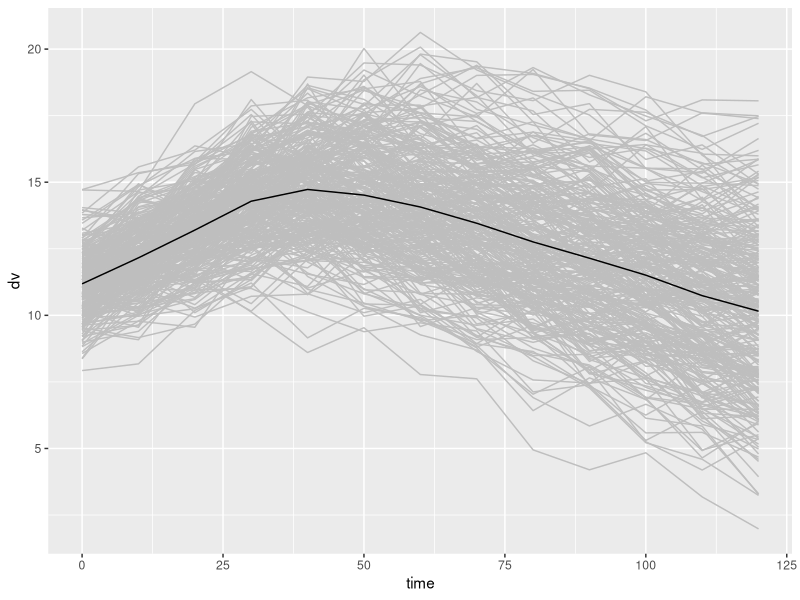
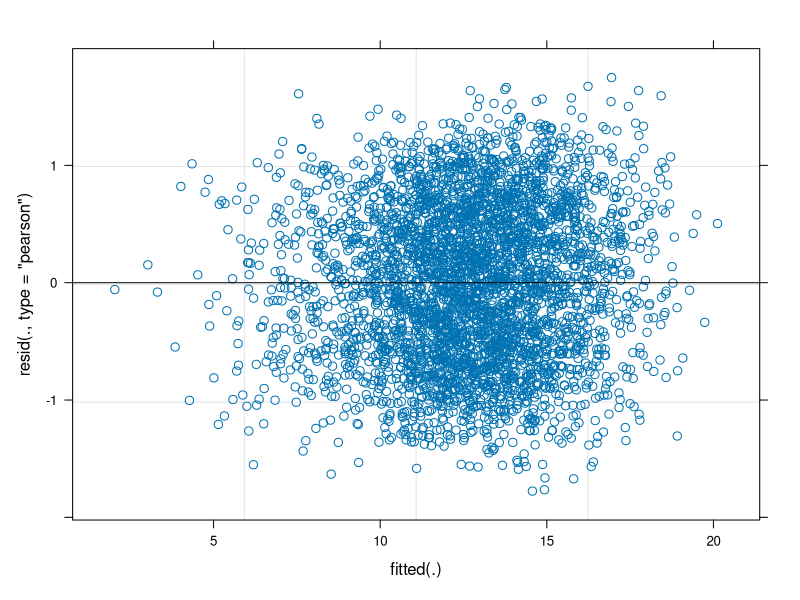

Write R code to recreate these figures, in order.
################################################################################
# Piecewise HLM demo
# 
# This outlines a piecewise hierarchical linear model, with one increase slope,
# one decrease slope, and a single level 2 predictor. This data is entirely
# simulated, is not representative of anything and is only for illustration
# purposes. Briefly, data should be in long format, with intercepts representing
# peaks. Increase and decrease slopes are level 1 predictors, with individual
# observations nested within subjects. Increase/decrease predictors should
# be included as random slopes whenever there is significant between-subjects
# variation. anova() likelihood ratio testing should be used to determine
# differences in level 2 residuals. lmerTest uses satterwaith df adjustemnts
# by default. 
#
# I highly recommend reading the documentation for lme4:
# https://cran.r-project.org/web/packages/lme4/lme4.pdf
# 
# This is only a basic demo. This sort of model may not be appropriate in 
# all situations. Consult with a statistician regarding specific hypothesis
# testing and how to best set up an analytic plan for your needs. 
# Be sure your data meet all assumptions required for HLM.
################################################################################

# Make some simulated/fake data

## Make varying baselines, slopes, peaks, and add noise
## Add influence of fake_predictor (fp)
make_curve = function(fpv=0){
  # Random Peak
  peak_time = sample(c(30,40,50,60),
                1,
                replace=TRUE,
                prob = c(.3,.4,.2,.1))
  # Random baseline
  b = rnorm(1,10,1)
  # Random increase
  a_inc = runif(1,.05,.15)
  x_inc = seq(0,peak_time,10)
  
  # Random decrease
  a_dec = runif(1,-.1,-.025)
  x_dec = seq(10,(13-length(x_inc))*10,10)
  peak = b+max(x_inc)*a_inc
  
  # Add influence of fake predictor
  a_inc = a_inc + fpv
  a_dec = a_dec - fpv
  
  # Make the curve
  curve = c(b+x_inc*a_inc,
            peak+x_dec*a_dec)
  
  # Add noise
  curve = curve + runif(13,0,2.5)
  
  # Return curve and peak_time
  list(curve=curve,peak=peak_time)
}


## Make dataset with ID, time, time_c, increase, decrease, fake predictor, dv
### Make fake predictor mean coefficient
fpc = .01 # fake predictor coefficient
fpc_sd = .001 # fake predictor sd
fake_data = data.frame()
# Make 300 fake observations
for(subject in 1:300){
  fp = rnorm(1,0,1) # Fake predictor value (z-score)
  loop_fpv = rnorm(1,fpc,fpc_sd)*fp # Add noise to fake predictor
  loop_curve = make_curve(loop_fpv) # Get curve and peak time values
  
  # Get time vars
  time=seq(0,120,10)
  time_c = time-loop_curve$peak # peak-centered time
  increase = ifelse(time_c<0,time_c,0)
  decrease = ifelse(time_c>0,time_c,0)
  
  fake_data = rbind(fake_data,
                    data.frame(id=rep(subject,13),
                               time=time,
                               time_c = time_c,
                               increase = increase,
                               decrease = decrease,
                               fp = rep(fp,13),
                               dv = loop_curve$curve
                               )
                    )
}

# Look at fake data
head(fake_data,39)

# NOTE: time_c (peak-centered time) is 0 when increase and decrease are both 0. 
# This represents the peak/intercept.
# NOTE: increase is 0 during decrease, and decrease is 0 during increase
# DATA MUST BE ORGANIZED IN THIS MANNER FOR THIS TYPE OF MODEL TO WORK

# Look at curves, note different peaks and slopes
library(ggplot2)
ggplot(fake_data,aes(time,dv,color=factor(id))) +
  geom_line() + 
  scale_color_manual(values=rep('gray',300)) +
  theme(legend.position = 'none') + 
  stat_summary(fun.y=mean, geom="line", colour="black")

# NOTE: With time scaled as it is now, sometimes the model will not converge.
# In order to avoid that (and make it run faster), I will rescale
# increase and decrease variables 1/10--i.e., units will represent 10 minute
# intervals instead of 1 minute intervals. If model doesn't fail to converge, 
# you don't need to rescale (though rescaling will make it run faster)
# If you do rescale, remember that will change interpretation of coefficients.
# Example of rescale: decrease_rs and increase_rs represent 10 min intervals
fake_data$decrease_rs = fake_data$decrease/10
fake_data$increase_rs = fake_data$increase/10

# Make a piecewise growth model with increase and decrease:
library(lme4)
library(lmerTest)

# No random slopes:
m0 = lmer(dv ~ increase_rs + decrease_rs
          + (1|id),
          data=fake_data)
summary(m0)

# Check if slopes vary by ID
m1 = lmer(dv ~ increase_rs + decrease_rs
          + (increase_rs + decrease_rs|id),
          data=fake_data)
summary(m1)
anova(m0,m1) # Significant likelihood ratio test, keep random slopes.

# Now run model with fake predictor, level 1
m2 = lmer(dv ~ (increase_rs + decrease_rs)+fp
          + (increase_rs + decrease_rs|id),
          data=fake_data)
summary(m2)
anova(m1,m2) # Fake predictor alone does not predict dv

# Now test fp X increaese and fp X decrease interactions simultaneously
m3 = lmer(dv ~ (increase_rs + decrease_rs)*fp
          + (increase_rs + decrease_rs|id),
          data=fake_data)
summary(m3) # Some significant coefficients
anova(m2,m3) # Significant likelihood ratio test

# Don't forget to inspect residuals
plot(m3)
